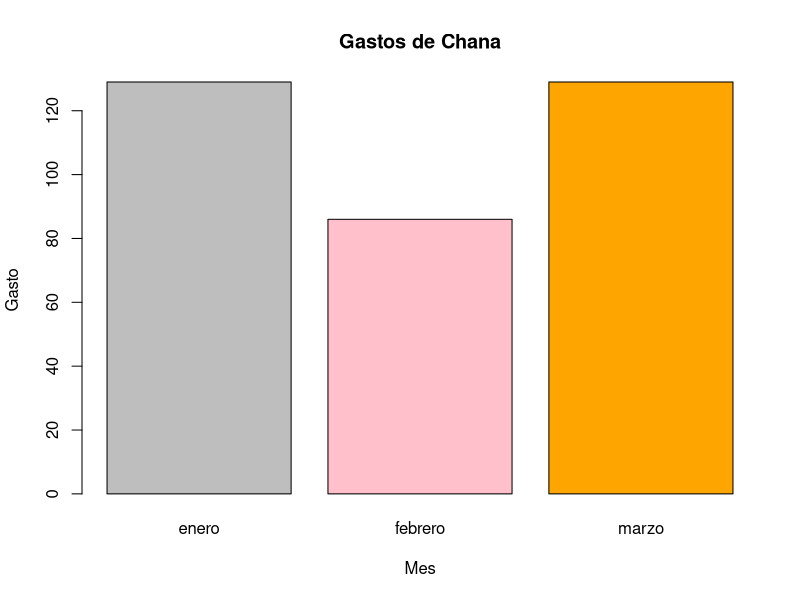

Write R code to recreate this figure.
## ---- chunk 1
gastos <- data.frame(comida = c(40, 45, 40), vet = c(150, 13, 60), cosas = c(37, 18, 9), viajes = c(0, 10, 20))
knitr::kable(gastos[1:4, ])

gastos_enero <- rowSums(gastos[1, ])
gastos_enero 
gastos_febrero <- rowSums(gastos[2, ])
gastos_febrero
gastos_marzo <- rowSums(gastos[3, ])
gastos_marzo

knitr::kable(gastos[1:4, ])
datos <- c(129, 86, 129)
colores <- c("grey", "pink", "orange")
barplot(datos, col=colores, names.arg = c("enero", "febrero", "marzo"), xlab="Mes", ylab="Gasto", main= "Gastos de Chana")

